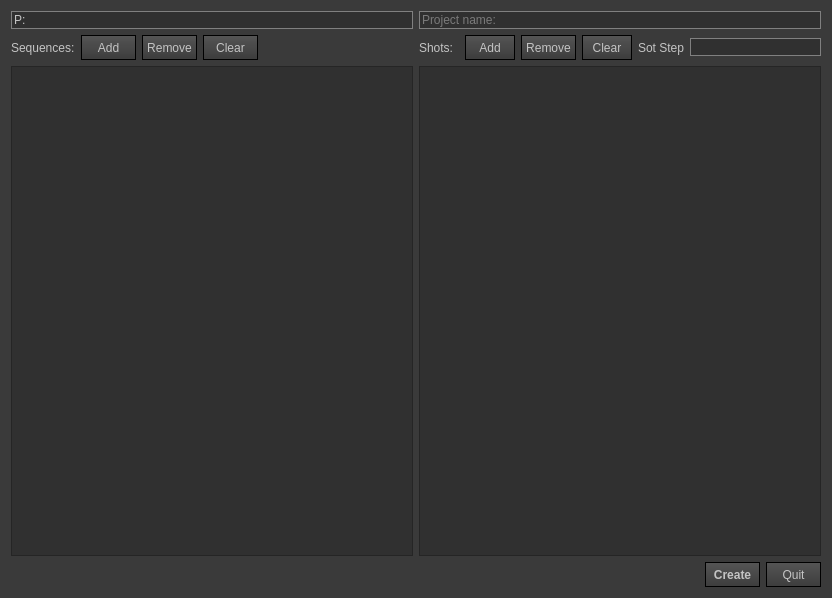
<?xml version="1.0" encoding="UTF-8"?>
<ui version="4.0">
 <class>ProjectCreate</class>
 <widget class="QWidget" name="ProjectCreate">
  <property name="geometry">
   <rect>
    <x>0</x>
    <y>0</y>
    <width>832</width>
    <height>598</height>
   </rect>
  </property>
  <property name="windowTitle">
   <string>ProjectCreate</string>
  </property>
  <property name="styleSheet">
   <string notr="true">QWidget{
background:rgb(58,58,58);
}

QLabel{
color:rgb(196,196,196);
}

QListWidget{
background:rgb(48,48,48);
outline: 0;
}


QListWidget::item{
    border:1px solid #555555;
    background:rgb(52,52,52);
	color:rgb(196,196,196);
    alternate-background-color: #222222;}

QListWidget::item:hover{
    background: rgb(60,70,80);
    border:1px solid lightblue;}

QListWidget::item:alternate:hover{
    background: rgb(70,80,90);
    border:1px solid lightblue;}

QListWidget::item:alternate {
    background:rgb(48,48,48);}

QListWidget::item:selected{
    background: rgb(40,70,100);
    border:1px solid lightblue;}

QListWidget::item:selected:!active{
    background: rgb(40,60,90);}



QPushButton{
background:qlineargradient(spread:pad, x1:1, y1:1, x2:1, y2:0, stop:0 rgba(60,60, 60, 255), stop:1 rgba(85, 85, 85, 255));
border:1px solid black;
color:rgb(196,196,196);
}

QPushButton:hover{
background:qlineargradient(spread:pad, x1:1, y1:1, x2:1, y2:0, stop:0 rgba(68,68, 68, 255), stop:1 rgba(93, 93, 93, 255));
border:1px solid black;
color:rgb(196,196,196);
}

QPushButton:pressed{
background:rgb(185,134,32);
border:1px solid black;
color:rgb(196,196,196);
}

QPushButton:disabled{
background:rgb(90,90,90);
border:1px solid black;
color:rgb(150,150,150);
}

QLineEdit{
background:rgb(48,48,48);
color:rgb(196,196,196);
border:1px solid gray;
}


</string>
  </property>
  <layout class="QVBoxLayout" name="vLayoutMain">
   <item>
    <layout class="QHBoxLayout" name="hLayoutTop">
     <item>
      <widget class="QLineEdit" name="le_root">
       <property name="text">
        <string>P:</string>
       </property>
       <property name="placeholderText">
        <string>Root path:</string>
       </property>
      </widget>
     </item>
     <item>
      <widget class="QLineEdit" name="le_projectName">
       <property name="placeholderText">
        <string>Project name:</string>
       </property>
      </widget>
     </item>
    </layout>
   </item>
   <item>
    <layout class="QHBoxLayout" name="hLayoutCenter">
     <item>
      <layout class="QVBoxLayout" name="vLayoutSq">
       <item>
        <layout class="QHBoxLayout" name="hLayoutSqTop">
         <item>
          <widget class="QLabel" name="lb_Sq">
           <property name="minimumSize">
            <size>
             <width>56</width>
             <height>23</height>
            </size>
           </property>
           <property name="text">
            <string>Sequences:</string>
           </property>
          </widget>
         </item>
         <item>
          <widget class="QPushButton" name="pb_Sq_add">
           <property name="enabled">
            <bool>true</bool>
           </property>
           <property name="minimumSize">
            <size>
             <width>55</width>
             <height>25</height>
            </size>
           </property>
           <property name="text">
            <string>Add</string>
           </property>
          </widget>
         </item>
         <item>
          <widget class="QPushButton" name="pb_sq_remove">
           <property name="minimumSize">
            <size>
             <width>55</width>
             <height>25</height>
            </size>
           </property>
           <property name="text">
            <string>Remove</string>
           </property>
          </widget>
         </item>
         <item>
          <widget class="QPushButton" name="pb_sq_clear">
           <property name="minimumSize">
            <size>
             <width>55</width>
             <height>25</height>
            </size>
           </property>
           <property name="text">
            <string>Clear</string>
           </property>
          </widget>
         </item>
         <item>
          <spacer name="hSpacerSq">
           <property name="orientation">
            <enum>Qt::Horizontal</enum>
           </property>
           <property name="sizeHint" stdset="0">
            <size>
             <width>40</width>
             <height>20</height>
            </size>
           </property>
          </spacer>
         </item>
        </layout>
       </item>
       <item>
        <widget class="QListWidget" name="listWidgetSq">
         <property name="editTriggers">
          <set>QAbstractItemView::DoubleClicked|QAbstractItemView::EditKeyPressed</set>
         </property>
         <property name="alternatingRowColors">
          <bool>true</bool>
         </property>
        </widget>
       </item>
      </layout>
     </item>
     <item>
      <layout class="QVBoxLayout" name="vLayoutShots">
       <item>
        <layout class="QHBoxLayout" name="hLayoutShotsTop">
         <item>
          <widget class="QLabel" name="lb_Shots">
           <property name="minimumSize">
            <size>
             <width>40</width>
             <height>23</height>
            </size>
           </property>
           <property name="text">
            <string>Shots:</string>
           </property>
          </widget>
         </item>
         <item>
          <widget class="QPushButton" name="pb_Shots_add">
           <property name="minimumSize">
            <size>
             <width>50</width>
             <height>25</height>
            </size>
           </property>
           <property name="text">
            <string>Add</string>
           </property>
          </widget>
         </item>
         <item>
          <widget class="QPushButton" name="pb_Shots_remove">
           <property name="minimumSize">
            <size>
             <width>55</width>
             <height>25</height>
            </size>
           </property>
           <property name="text">
            <string>Remove</string>
           </property>
          </widget>
         </item>
         <item>
          <widget class="QPushButton" name="pb_Shots_clear">
           <property name="minimumSize">
            <size>
             <width>50</width>
             <height>25</height>
            </size>
           </property>
           <property name="text">
            <string>Clear</string>
           </property>
          </widget>
         </item>
         <item>
          <widget class="QLabel" name="lb_Step">
           <property name="text">
            <string>Sot Step</string>
           </property>
          </widget>
         </item>
         <item>
          <widget class="QLineEdit" name="le_Step"/>
         </item>
        </layout>
       </item>
       <item>
        <widget class="QListWidget" name="listWidgetShots"/>
       </item>
      </layout>
     </item>
    </layout>
   </item>
   <item>
    <layout class="QHBoxLayout" name="hLayoutBottom">
     <item>
      <spacer name="hSpacerBottom">
       <property name="orientation">
        <enum>Qt::Horizontal</enum>
       </property>
       <property name="sizeHint" stdset="0">
        <size>
         <width>88</width>
         <height>20</height>
        </size>
       </property>
      </spacer>
     </item>
     <item>
      <widget class="QPushButton" name="pb_create">
       <property name="minimumSize">
        <size>
         <width>55</width>
         <height>25</height>
        </size>
       </property>
       <property name="font">
        <font>
         <weight>75</weight>
         <bold>true</bold>
        </font>
       </property>
       <property name="text">
        <string>Create</string>
       </property>
      </widget>
     </item>
     <item>
      <widget class="QPushButton" name="pb_cancel">
       <property name="minimumSize">
        <size>
         <width>55</width>
         <height>25</height>
        </size>
       </property>
       <property name="text">
        <string>Quit</string>
       </property>
      </widget>
     </item>
    </layout>
   </item>
  </layout>
 </widget>
 <tabstops>
  <tabstop>le_root</tabstop>
  <tabstop>listWidgetShots</tabstop>
  <tabstop>listWidgetSq</tabstop>
  <tabstop>le_projectName</tabstop>
 </tabstops>
 <resources/>
 <connections/>
</ui>
